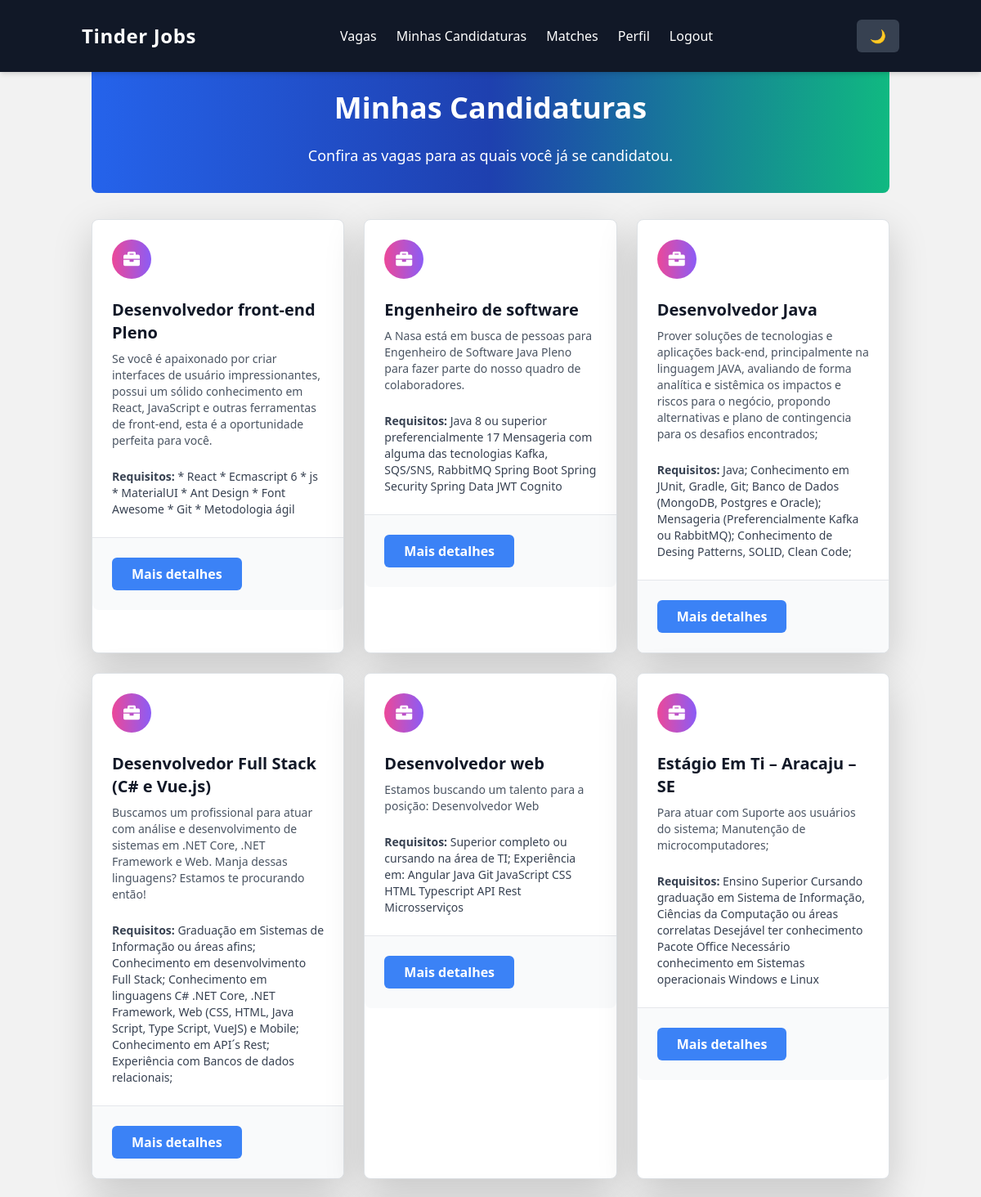
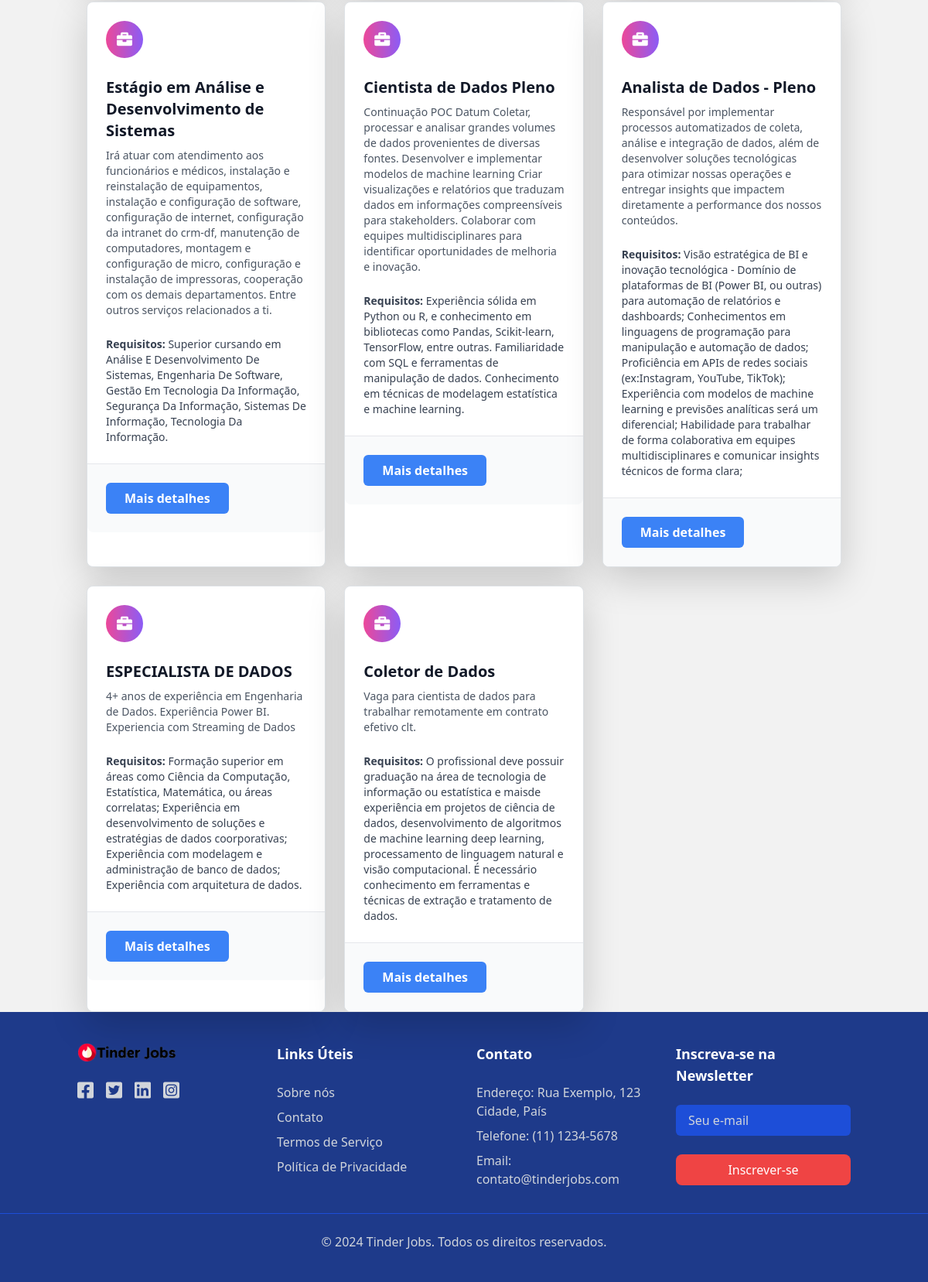
/dev/applications (signed in), run on the app's committed database (2 pictures, top to bottom).
### main.py (models this page shows)
class Job(db.Model):
    id = db.Column(db.Integer, primary_key=True)
    title = db.Column(db.String(100), nullable=False)
    description = db.Column(db.Text, nullable=False)
    requirements = db.Column(db.Text, nullable=False)
    empresa_id = db.Column(db.Integer, db.ForeignKey('empresa.id'), nullable=False)
    empresa = db.relationship('Empresa', backref=db.backref('jobs', lazy=True))
    applications = db.relationship('Application', cascade="all, delete-orphan", backref="job")

### main.py (the view)
@app.route('/dev/applications', methods=["GET"])
def dev_applications():
    if 'user_email' not in session:
        flash("Você precisa estar logado para ver suas candidaturas.", "danger")
        return redirect(url_for('dev_login'))
    dev = Dev.query.filter_by(email=session['user_email']).first()
    applications = Application.query.filter_by(dev_id=dev.id).all()
    jobs = [application.job for application in applications]
    return render_template('dev_applications.html', jobs=jobs)

### templates/dev_applications.html (shortened to what this page needs)
{% extends 'base.html' %}
{% block content %}
<div class="container mx-auto mt-10 px-4">
    <div class="bg-gradient-to-r from-blue-600 via-blue-800 to-green-500 text-white rounded-lg p-8 text-center mb-8">
        <h2 class="text-4xl font-semibold mb-4">Minhas Candidaturas</h2>
        <p class="text-lg">Confira as vagas para as quais você já se candidatou.</p>
    </div>
    <div class="grid grid-cols-1 md:grid-cols-2 lg:grid-cols-3 gap-6">
        {% for job in jobs %}
        <div class="relative bg-white border border-gray-200 rounded-lg shadow-lg hover:shadow-xl transform hover:scale-105 transition-transform duration-300 ease-in-out">
            <div class="p-6">
                <div class="w-12 h-12 mb-4 bg-gradient-to-r from-pink-500 to-purple-500 rounded-full flex items-center justify-center">
                    <i class="fas fa-briefcase text-white text-xl"></i>
                </div>
                <h5 class="text-xl font-bold text-gray-900 mb-2">{{ job.title }}</h5>
                <p class="text-gray-600 text-sm mb-4">{{ job.description }}</p>
                <p class="text-sm text-gray-700 font-medium"><strong>Requisitos:</strong> {{ job.requirements }}</p>
            </div>
            <div class="flex justify-between items-center px-6 py-4 bg-gray-50 border-t border-gray-200 rounded-b-lg">
                <form action="#" method="POST">
                    <button type="button" class="px-4 py-2 bg-blue-500 text-white font-semibold rounded-md hover:bg-blue-600 transition-colors duration-300">
                        Mais detalhes
                    </button>
                </form>
            </div>
        </div>
        {% endfor %}
    </div>
</div>
{% endblock %}

### static/css/styles.css (style rules this page uses)
body { margin: 0; padding: 0; width: 100%; height: 100vh; background-color: #f2f2f2; }

### data on the page
Job: title "Desenvolvedor front-end Pleno", description "Se você é apaixonado por criar interfaces de usuário impressionantes, possui um sólido conhecimento em React, JavaScript e outras ferramentas de front-end, esta é a oportunidade perfeita para você.", requirements "* React * Ecmascript 6 * js * MaterialUI * Ant Design * Font Awesome * Git * Metodologia ágil"
Job: title "Engenheiro de software", description "A Nasa está em busca de pessoas para Engenheiro de Software Java Pleno para fazer parte do nosso quadro de colaboradores.", requirements "Java 8 ou superior preferencialmente 17 Mensageria com alguma das tecnologias Kafka, SQS/SNS, RabbitMQ Spring Boot Spring Security Spring Data JWT Cognito"
Job: title "Desenvolvedor Java", description "Prover soluções de tecnologias e aplicações back-end, principalmente na linguagem JAVA, avaliando de forma analítica e sistêmica os impactos e riscos para o negócio, propondo alternativas e plano de contingencia para os desafios encontrados;", requirements "Java; Conhecimento em JUnit, Gradle, Git; Banco de Dados (MongoDB, Postgres e Oracle); Mensageria (Preferencialmente Kafka ou RabbitMQ); Conhecimento de Desing Patterns, SOLID, Clean Code;"
Job: title "Desenvolvedor Full Stack (C# e Vue.js)", description "Buscamos um profissional para atuar com análise e desenvolvimento de sistemas em .NET Core, .NET Framework e Web. Manja dessas linguagens? Estamos te procurando então!", requirements "Graduação em Sistemas de Informação ou áreas afins; Conhecimento em desenvolvimento Full Stack; Conhecimento em linguagens C# .NET Core, .NET Framework, Web (CSS, HTML, Java Script, Type Script, VueJS) e Mobile; Conhecimento em API´s Rest; Experiência com Bancos de dados relacionais;"
Job: title "Desenvolvedor web", description "Estamos buscando um talento para a posição: Desenvolvedor Web", requirements "Superior completo ou cursando na área de TI; Experiência em: Angular Java Git JavaScript CSS HTML Typescript API Rest Microsserviços"
Job: title "Estágio Em Ti – Aracaju – SE", description "Para atuar com Suporte aos usuários do sistema; Manutenção de microcomputadores;", requirements "Ensino Superior Cursando graduação em Sistema de Informação, Ciências da Computação ou áreas correlatas Desejável ter conhecimento Pacote Office Necessário conhecimento em Sistemas operacionais Windows e Linux"
Job: title "Estágio em Análise e Desenvolvimento de Sistemas", description "Irá atuar com atendimento aos funcionários e médicos, instalação e reinstalação de equipamentos, instalação e configuração de software, configuração de internet, configuração da intranet do crm-df, manutenção de computadores, montagem e configuração de micro, configuração e instalação de impressoras, cooperação com os demais departamentos. Entre outros serviços relacionados a ti.", requirements "Superior cursando em Análise E Desenvolvimento De Sistemas, Engenharia De Software, Gestão Em Tecnologia Da Informação, Segurança Da Informação, Sistemas De Informação, Tecnologia Da Informação."
Job: title "Cientista de Dados Pleno", description "Continuação POC Datum Coletar, processar e analisar grandes volumes de dados provenientes de diversas fontes. Desenvolver e implementar modelos de machine learning Criar visualizações e relatórios que traduzam dados em informações compreensíveis para stakeholders. Colaborar com equipes multidisciplinares para identificar oportunidades de melhoria e inovação.", requirements "Experiência sólida em Python ou R, e conhecimento em bibliotecas como Pandas, Scikit-learn, TensorFlow, entre outras. Familiaridade com SQL e ferramentas de manipulação de dados. Conhecimento em técnicas de modelagem estatística e machine learning."
Job: title "Analista de Dados - Pleno", description "Responsável por implementar processos automatizados de coleta, análise e integração de dados, além de desenvolver soluções tecnológicas para otimizar nossas operações e entregar insights que impactem diretamente a performance dos nossos conteúdos.", requirements "Visão estratégica de BI e inovação tecnológica - Domínio de plataformas de BI (Power BI, ou outras) para automação de relatórios e dashboards; Conhecimentos em linguagens de programação para manipulação e automação de dados; Proficiência em APIs de redes sociais (ex:Instagram, YouTube, TikTok); Experiência com modelos de machine learning e previsões analíticas será um diferencial; Habilidade para trabalhar de forma colaborativa em equipes multidisciplinares e comunicar insights técnicos de forma clara;"
Job: title "ESPECIALISTA DE DADOS", description "4+ anos de experiência em Engenharia de Dados. Experiência Power BI. Experiencia com Streaming de Dados", requirements "Formação superior em áreas como Ciência da Computação, Estatística, Matemática, ou áreas correlatas; Experiência em desenvolvimento de soluções e estratégias de dados coorporativas; Experiência com modelagem e administração de banco de dados; Experiência com arquitetura de dados."
Job: title "Coletor de Dados", description "Vaga para cientista de dados para trabalhar remotamente em contrato efetivo clt.", requirements "O profissional deve possuir graduação na área de tecnologia de informação ou estatística e maisde experiência em projetos de ciência de dados, desenvolvimento de algoritmos de machine learning deep learning, processamento de linguagem natural e visão computacional. É necessário conhecimento em ferramentas e técnicas de extração e tratamento de dados."
